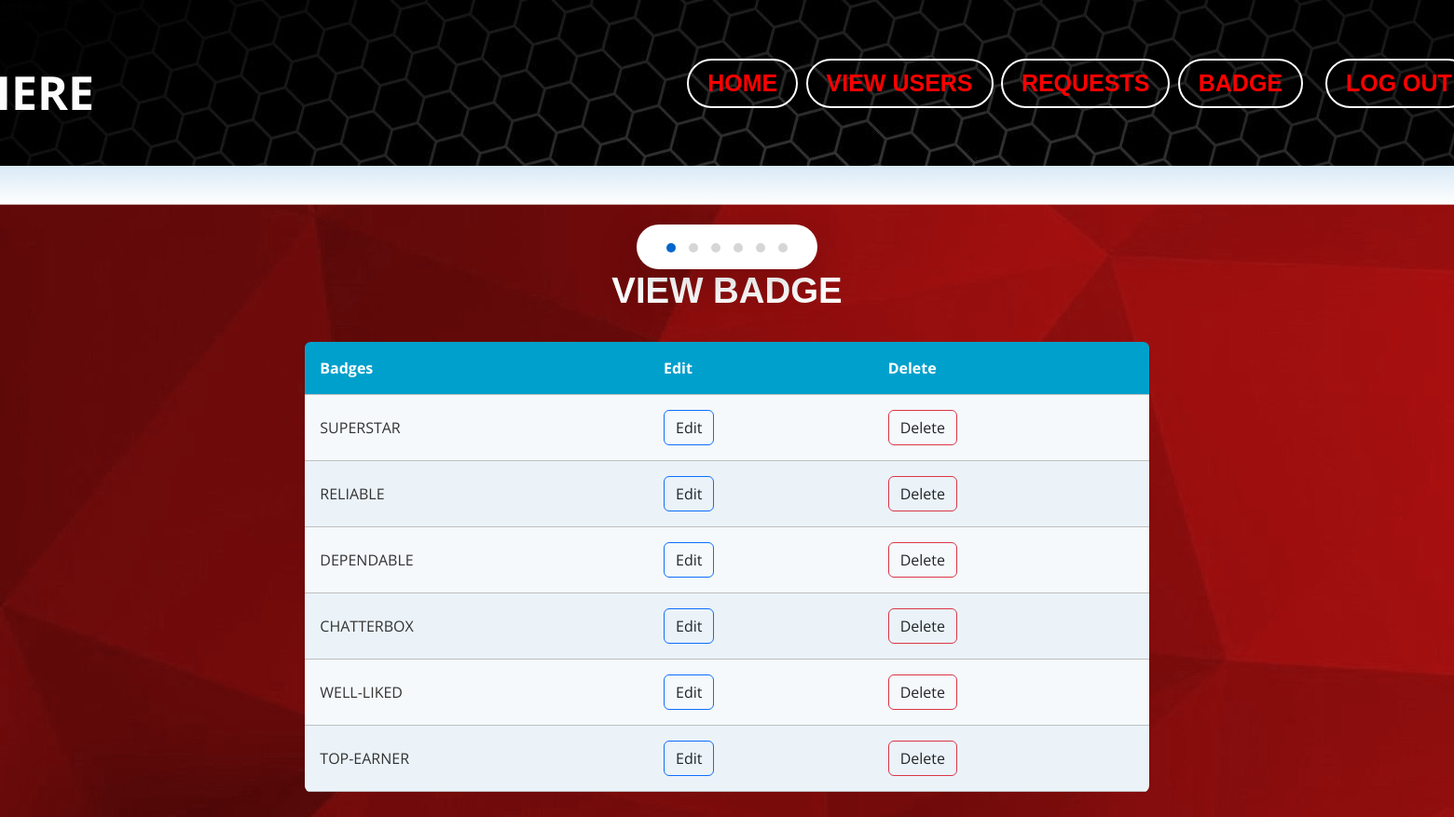
The page /viewBadge/ on the database its author committed.
### myapp/models.py (models this page shows)
class Badge(models.Model):
    badge=models.CharField(max_length=100)

### myapp/views.py (the view)
# urls.py: path('viewBadge/',views.viewBadge),
def viewBadge(request):
    badges = Badge.objects.all()
    return render(request,'ADMIN/viewBadges.html',{'badges':badges})

### templates/ADMIN/viewBadges.html (shortened to what this page needs)
{% extends 'ADMIN/common.html' %}
{% block content %}
<section class="contact-section section-padding pt-0">
  <div class="container">
    <div class="row">
      <div class="col-lg-8 col-12 mx-auto">
        <div class="container">
          <h1 style="color: white;">VIEW BADGE  </h1><br>
          <table class="rwd-table" style="width: 6100px;">
            <tbody>
              <tr>
                <th>Badges</th>
                <th>Edit</th>
                <th>Delete</th>
              </tr>
              {% for i in badges %}
              <tr>
                <td> {{i.badge}} </td>
                <td>
                  <a href="/updateBadge?id={{ i.id }}"><button type="submit" class="btn btn-outline-primary text-dark">Edit</button></a>
                </td>
                <td>
                  <a href="/badgeDelete?id={{ i.id }}"><button type="submit" class="btn btn-outline-danger text-dark">Delete</button></a>
                </td>
              </tr>
              {% endfor %}
            </tbody>
          </table>
        </div>
      </div>
    </div>
</section>
{% endblock %}

### static/css/templatemo-pod-talk.css (style rules this page uses)
:root { --white-color: #ffffff; --primary-color: #00CC99; --secondary-color: #0066CC; --section-bg-color: #f0f8ff; --custom-btn-bg-color: #0066CC; --custom-btn-bg-hover-color: #00CC99; --dark-color: #000000; --p-color: #717275; --border-color: #7fffd4; --link-hover-color: #0066CC; --body-font-family: 'Montserrat', sans-serif; --title-font-family: 'Sono', sans-serif; --h1-font-size: 58px; --h2-font-size: 46px; --h3-font-size: 32px; --h4-font-size: 28px; --h5-font-size: 24px; --h6-font-size: 22px; --p-font-size: 16px; --menu-font-size: 14px; --border-radius-large: 100px; --border-radius-medium: 20px; --border-radius-small: 10px; --font-weight-light: 300; --font-weight-normal: 400; --font-weight-medium: 500; --font-weight-semibold: 600; --font-weight-bold: 700; }
body { background-color: var(--white-color); font-family: var(--body-font-family); }
h1, h2, h3, h4, h5, h6 { font-family: var(--title-font-family); font-weight: var(--font-weight-semibold); }
h1 { font-size: var(--h1-font-size); font-weight: var(--font-weight-bold); }
.section-padding { padding-top: 100px; padding-bottom: 100px; }

### templates/ADMIN/viewBadges.html (style rules this page uses)
* { font-family: 'Open Sans', sans-serif; }
.rwd-table { margin: auto; min-width: 300px; max-width: 100%; border-collapse: collapse; }
.rwd-table tr:first-child { border-top: none; background: #00a0cc; color: #fff; }
.rwd-table tr { border-top: 1px solid #ddd; border-bottom: 1px solid #ddd; background-color: #f5f9fc; }
.rwd-table tr:nth-child(odd):not(:first-child) { background-color: #ebf3f9; }
.rwd-table th { display: none; }
.rwd-table td { display: block; }
.rwd-table td:first-child { margin-top: .5em; }
.rwd-table td:last-child { margin-bottom: .5em; }
.rwd-table td:before { content: attr(data-th) ": "; font-weight: bold; width: 120px; display: inline-block; color: #000; }
.rwd-table th, .rwd-table td { text-align: left; }
.rwd-table { color: #333; border-radius: .4em; overflow: hidden; }
.rwd-table tr { border-color: #bfbfbf; }
.rwd-table th, .rwd-table td { padding: .5em 1em; }
@media screen and (min-width: 600px) { .rwd-table td:before { display: none; } }
@media screen and (min-width: 600px) { .rwd-table th, .rwd-table td { display: table-cell; padding: .25em .5em; } }
@media screen and (min-width: 600px) { .rwd-table th:first-child, .rwd-table td:first-child { padding-left: 0; } }
@media screen and (min-width: 600px) { .rwd-table th:last-child, .rwd-table td:last-child { padding-right: 0; } }
@media screen and (min-width: 600px) { .rwd-table th, .rwd-table td { padding: 1em !important; } }
h1 { text-align: center; font-size: 2.4em; color: #000000; }
.container { display: block; text-align: center; }

### rows shown on the page
Badge: badge "SUPERSTAR"
Badge: badge "RELIABLE"
Badge: badge "DEPENDABLE"
Badge: badge "CHATTERBOX"
Badge: badge "WELL-LIKED"
Badge: badge "TOP-EARNER"
